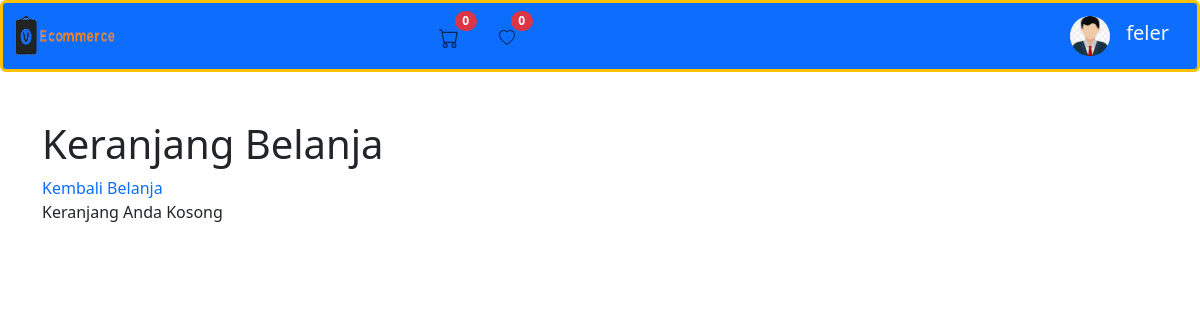
Screenshot of /E-commerce/website/cart12.php (signed in) with the database file from the repository.
### tables this page shows
CREATE TABLE `tbl_user` (
  `id` int(10) NOT NULL,
  `nama` varchar(100) NOT NULL,
  `username` varchar(100) NOT NULL,
  `password` varchar(255) NOT NULL,
  `alamat` text NOT NULL,
  `no_telepon` varchar(20) NOT NULL,
  `foto_profil` text NOT NULL,
  `duit` decimal(10,2) NOT NULL
);

### E-commerce/website/cart12.php (the view, shortened to what this page needs)
<?php
include '../koneksi.php';
$cart_items = array();
?>
<!DOCTYPE html>
<html lang="en">
<head>
    <link href="https://cdn.jsdelivr.net/npm/bootstrap@5.3.3/dist/css/bootstrap.min.css" rel="stylesheet">
    <link rel="stylesheet" href="https://cdnjs.cloudflare.com/ajax/libs/font-awesome/6.0.0/css/all.min.css">
</head>
<header>
    <?php include 'header/navbar.php'; ?>
</header>
<body>
    <section class="h-100 h-custom">
        <div class="container h-100 py-5">
            <div class="row">
                <div class="col-md-4">
                    <h1>Keranjang Belanja</h1>
                    <a class="text-decoration-none" href="dashboard.php">Kembali Belanja</a>
                </div>
            </div>
            <?php if (empty($cart_items)) : ?>
                <p>Keranjang Anda Kosong</p>
            <?php endif; ?>
        </div>
    </section>
</body>
</html>

### E-commerce/website/header/navbar.php (shortened to what this page needs)
<?php
include __DIR__ . '/../../koneksi.php';
$user_id = $_SESSION['user_id'];
$query = "SELECT * FROM tbl_user WHERE id = $user_id";
$result = mysqli_query($conn, $query);
if ($result && mysqli_num_rows($result) > 0) {
  $row = mysqli_fetch_assoc($result);
  $nama_pengguna = $row['nama'];
  $user_id = $_SESSION['user_id'];
  $cart_total = 0;
  $query_wishlist = "SELECT * FROM tbl_wishlist WHERE user_id = ?";
  $stmt = $conn->prepare($query_wishlist);
  $stmt->bind_param("i", $user_id);
  $stmt->execute();
  $result_wishlist = $stmt->get_result();
  $jumlah_wishlist = $result_wishlist->num_rows;
?>
  <nav class="navbar sticky-top navbar-expand-lg navbar-light bg-primary border border-3 rounded  border-warning">
    <div class="container-fluid bg-primary">
      <img class="navbar-brand" src="fotologo/e-commerce.png" width="100px" height="50px">
      <ul class="navbar-nav col-lg-6 justify-content-lg-center">
        <li class="nav-item position-relative">
          <a class="nav-link" aria-current="page" href="cart12.php">
            <span class="badge rounded-pill badge-notification bg-danger position-absolute" style="top: -5px; right: -10px;"><?php echo $cart_total; ?></span>
          </a>
        </li>
        <li class="nav-item ps-4 position-relative">
          <a class="nav-link" aria-current="page" href="daftarkeinginan.php">
            <span class="badge rounded-pill badge-notification bg-danger position-absolute" style="top: -5px; right: -10px;"><?php echo $jumlah_wishlist; ?></span>
          </a>
        </li>
      </ul>
      <a class="navbar-brand">
        <div class="btn-group d-lg-flex col-lg-3 justify-content-lg-end">
          <a class="bg-transparent rounded-pill d-grid gap-2 d-md-flex justify-content-md-end text-decoration-none" href="#" role="button" id="dropdownMenuLink" data-bs-toggle="dropdown" aria-expanded="false">
            <img src="http://localhost/E-commerce/E-commerce/website/fotosampul/<?php echo $row['foto_profil']; ?>" alt="Logo" style="width: 40px;" class="rounded-pill  me-md-2">
            <h1 class="navbar-brand text-light mb-0">
              <?php echo $nama_pengguna; ?>
            </h1>
          </a>
        </div>
      </a>
    </div>
  </nav>
<?php
} else {
  echo "Pengguna tidak ditemukan.";
}
?>

### rows the page displays
tbl_user: foto_profil (picture), nama "feler"

### other values shown
$cart_total "0"
$jumlah_wishlist "0"
